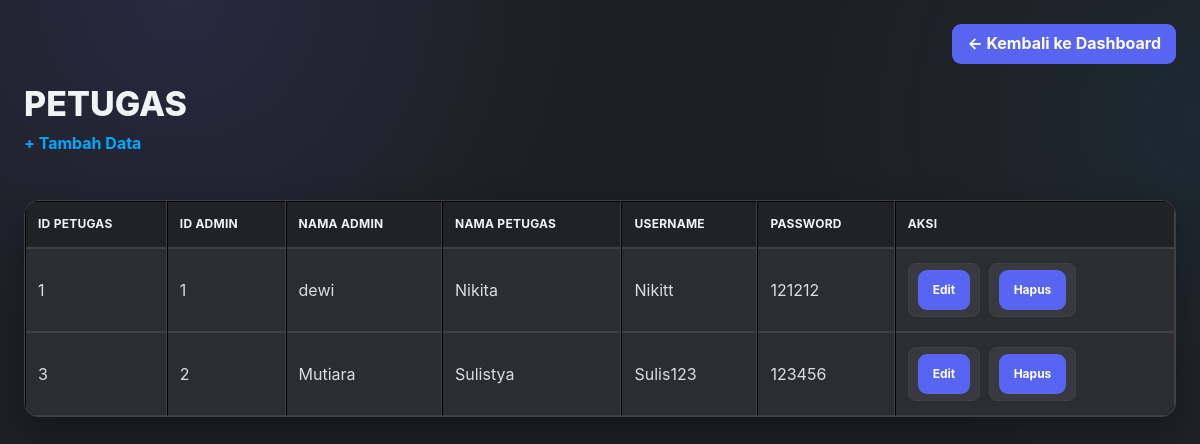
The page /petugas/tampil.petugas.php (signed in) on the database its author committed.
### tables this page shows
CREATE TABLE `petugas` (
  `id_petugas` int(11) NOT NULL,
  `id_admin` int(11) DEFAULT NULL,
  `nama_petugas` varchar(50) DEFAULT NULL,
  `username` varchar(50) DEFAULT NULL,
  `password` varchar(50) DEFAULT NULL
);

### petugas/tampil.petugas.php (the view, shortened to what this page needs)
<?php
include("../connection.php");
$query = $conn->query("
    SELECT
        petugas.id_petugas,
        petugas.id_admin,
        admin.nama_admin,
        petugas.nama_petugas,
        petugas.username,
        petugas.password
    FROM petugas
    LEFT JOIN admin
        ON petugas.id_admin = admin.id_admin
");
$result = $query->fetch_all(MYSQLI_ASSOC);
?>
<!DOCTYPE html>
<html lang="id">
<head>
<link rel="stylesheet" href="../style.css">
</head>
<body>
<div class="page-head"><div></div><a class="btn btn-light" href="../dashboard.<?= $_SESSION['role'] ?>.php">← Kembali ke Dashboard</a></div>
    <h1>PETUGAS</h1>
    <a href="form.petugas.html">
        + Tambah Data
    </a>
    <br><br>
    <table border="1" cellpadding="8" cellspacing="0">
        <thead>
            <tr>
                <th>ID PETUGAS</th>
                <th>ID ADMIN</th>
                <th>NAMA ADMIN</th>
                <th>NAMA PETUGAS</th>
                <th>USERNAME</th>
                <th>PASSWORD</th>
                <th>AKSI</th>
            </tr>
        </thead>
        <tbody>
            <?php foreach ($result as $p): ?>
                <tr>
                    <td>
                        <?= $p['id_petugas']; ?>
                    </td>
                    <td>
                        <?= $p['id_admin']; ?>
                    </td>
                    <td>
                        <?= $p['nama_admin']; ?>
                    </td>
                    <td>
                        <?= $p['nama_petugas']; ?>
                    </td>
                    <td>
                        <?= $p['username']; ?>
                    </td>
                    <td>
                        <?= $p['password']; ?>
                    </td>
                    <td>
      <a href="edit.petugas.php?id_petugas=<?= $p['id_petugas']; ?>">
    <button type="button">Edit</button>
</a>
                        <a
                            href="hapus.petugas.php?id_petugas=<?= $p['id_petugas']; ?>"
                            onclick="return confirm('Yakin ingin menghapus data ini?')"
                        >
                            <button>
                                Hapus
                            </button>
                        </a>
                    </td>
                </tr>
            <?php endforeach; ?>
        </tbody>
    </table>
</body>
</html>

### style.css (style rules this page uses)
:root { --discord-blurple:#5865F2; --discord-blurple-hover:#4752C4; --discord-blue:#00A8FC; --discord-bg:#1E1F22; --discord-sidebar:#232428; --discord-surface:#2B2D31; --discord-surface-2:#313338; --discord-surface-3:#383A40; --discord-input:#1E1F22; --discord-border:#3F4147; --discord-text:#F2F3F5; --discord-muted:#B5BAC1; --discord-yellow:#F0B232; --discord-red:#ED4245; --discord-red-hover:#C9363A; --shadow:0 12px 32px rgba(0,0,0,.28); --radius:14px; --radius-sm:9px; }
* { box-sizing:border-box }
html { scroll-behavior:smooth }
html,body { margin:0;min-height:100% }
body { font-family:Inter,Segoe UI,Roboto,Arial,sans-serif; background: radial-gradient(circle at 15% 0%,rgba(88,101,242,.15),transparent 30%), radial-gradient(circle at 100% 15%,rgba(0,168,252,.07),transparent 28%), var(--discord-bg); color:var(--discord-text); padding:24px; line-height:1.55; }
.container, .page-head, .topbar, .card-grid, .stats, .info, .success, .warning, .error, .table-wrap { width:min(1200px,100%); margin-left:auto; margin-right:auto; }
.page-head { display:flex; align-items:center; justify-content:space-between; gap:16px; flex-wrap:wrap; margin-bottom:20px; }
h1,h2,h3,h4,h5,h6 { color:var(--discord-text);margin-top:0 }
h1 { font-size:clamp(25px,3vw,34px);line-height:1.2;margin-bottom:6px;font-weight:800 }
a { color:var(--discord-blue);text-decoration:none;font-weight:650;transition:.15s ease }
button,.btn,.btn-success,.btn-warning,.btn-danger,.btn-secondary,.btn-light { display:inline-flex; align-items:center; justify-content:center; gap:7px; min-height:40px; padding:9px 14px; border:1px solid transparent; border-radius:var(--radius-sm); background:var(--discord-blurple)!important; color:#fff!important; cursor:pointer; font:inherit; font-weight:750; line-height:1.2; text-decoration:none!important; box-shadow:none; transition:background .15s ease,transform .15s ease,border-color .15s ease; }
table { width:100%; border-collapse:separate; border-spacing:0; background:var(--discord-surface); color:var(--discord-text); margin:20px auto; border:1px solid var(--discord-border); border-radius:var(--radius); overflow:hidden; box-shadow:var(--shadow); }
th { background:#202225; color:var(--discord-text); text-align:left; padding:13px 12px; font-size:12px; letter-spacing:.25px; white-space:nowrap; border-bottom:1px solid var(--discord-border); }
td { padding:12px; color:#DBDEE1; border-top:1px solid var(--discord-border); vertical-align:middle; }
tbody tr:nth-child(even) td { background:var(--discord-surface) }
td a:not(.btn) { display:inline-flex; align-items:center; justify-content:center; min-height:32px; padding:6px 9px; margin:2px 4px 2px 0; border-radius:8px; background:var(--discord-surface-3); color:#DBDEE1; border:1px solid var(--discord-border); font-size:12px; }
* { scrollbar-width:thin;scrollbar-color:#1A1B1E #2B2D31 }
.btn,.btn-success,.btn-warning,.btn-danger,.btn-secondary,.btn-light, .btn-register, button[type="submit"] { background:var(--discord-blurple)!important; color:#fff!important; border:1px solid transparent!important; }

### rows shown on the page
petugas: id_petugas "1", id_admin "1", id_admin.nama_admin "dewi", nama_petugas "Nikita", username "Nikitt", password "121212"
petugas: id_petugas "3", id_admin "2", id_admin.nama_admin "Mutiara", nama_petugas "Sulistya", username "Sulis123", password "123456"
